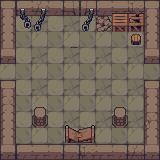

Rendered tile map (Tiled .tmx) drawn with the repository's tilesets; below, a short description and the full map source, tile grids included:
An orthogonal 10x10 tile map with 16x16 px tiles, 3 tile layers (Suelo, Paredes, Adornos) and 11 objects.

<map version="1.0" tiledversion="1.1.5" orientation="orthogonal" renderorder="right-down" width="10" height="10" tilewidth="16" tileheight="16" infinite="0" nextobjectid="20">
 <tileset firstgid="1" source="../tiles_dungeon_v1.1.tsx" />
 <layer name="Suelo" width="10" height="10">
  <data encoding="csv">
112,113,112,113,112,113,112,113,112,113,
142,143,142,143,142,143,142,143,142,143,
112,113,112,113,112,113,112,113,112,113,
142,143,142,143,142,143,142,143,142,143,
112,113,112,113,112,113,112,113,112,113,
142,143,142,143,142,143,142,143,142,143,
112,113,112,113,112,113,112,113,112,113,
142,143,142,143,142,143,142,143,142,143,
112,113,112,113,112,113,112,113,112,113,
142,143,142,143,142,143,142,143,142,143
</data>
 </layer>
 <layer name="Paredes" width="10" height="10">
  <data encoding="csv">
306,277,310,279,406,407,277,278,280,306,
336,0,0,0,0,0,0,0,0,336,
336,0,0,0,0,0,0,0,0,336,
366,0,0,0,0,0,0,0,0,366,
0,0,0,0,0,0,0,0,0,0,
306,0,0,0,0,0,0,0,0,306,
340,0,0,0,0,0,0,0,0,336,
336,0,0,0,0,0,0,0,0,370,
336,0,0,0,0,0,0,0,0,336,
366,277,278,279,279,280,278,279,310,366
</data>
 </layer>
 <layer name="Adornos" width="10" height="10">
  <data encoding="csv">
0,625,626,0,0,626,0,628,629,0,
0,655,656,0,0,656,560,658,659,0,
0,0,0,0,619,0,0,0,654,0,
0,0,0,0,0,0,0,0,0,0,
0,0,0,0,0,0,0,0,0,0,
0,0,0,0,0,0,0,0,0,0,
0,0,620,0,0,0,0,620,0,0,
0,0,650,0,474,475,0,650,0,0,
0,0,0,0,504,505,0,0,0,0,
0,0,0,0,0,0,0,0,0,0
</data>
 </layer>
 <objectgroup name="Colisiones">
  <object id="1" x="0" y="0" width="15.25" height="55.75" />
  <object id="2" x="0" y="80.25" width="15.5" height="80" />
  <object id="3" x="144.25" y="0.25" width="15.5" height="55.75" />
  <object id="4" x="144" y="80.25" width="15.75" height="79.5" />
  <object id="5" x="15.75" y="144" width="128" height="15.75" />
  <object id="6" x="16" y="0" width="128.25" height="15.25" />
  <object id="7" x="96.75" y="17" width="46.25" height="13.5" />
  <object id="11" x="64.875" y="126.125" width="29.875" height="16.75" />
  <object id="12" x="114" y="107" width="12" height="19.8125" />
  <object id="16" x="33.875" y="107" width="12" height="19.875" />
  <object id="18" x="131.25" y="34.75" width="9.5" height="9.5">
   <ellipse />
  </object>
 </objectgroup>
</map>